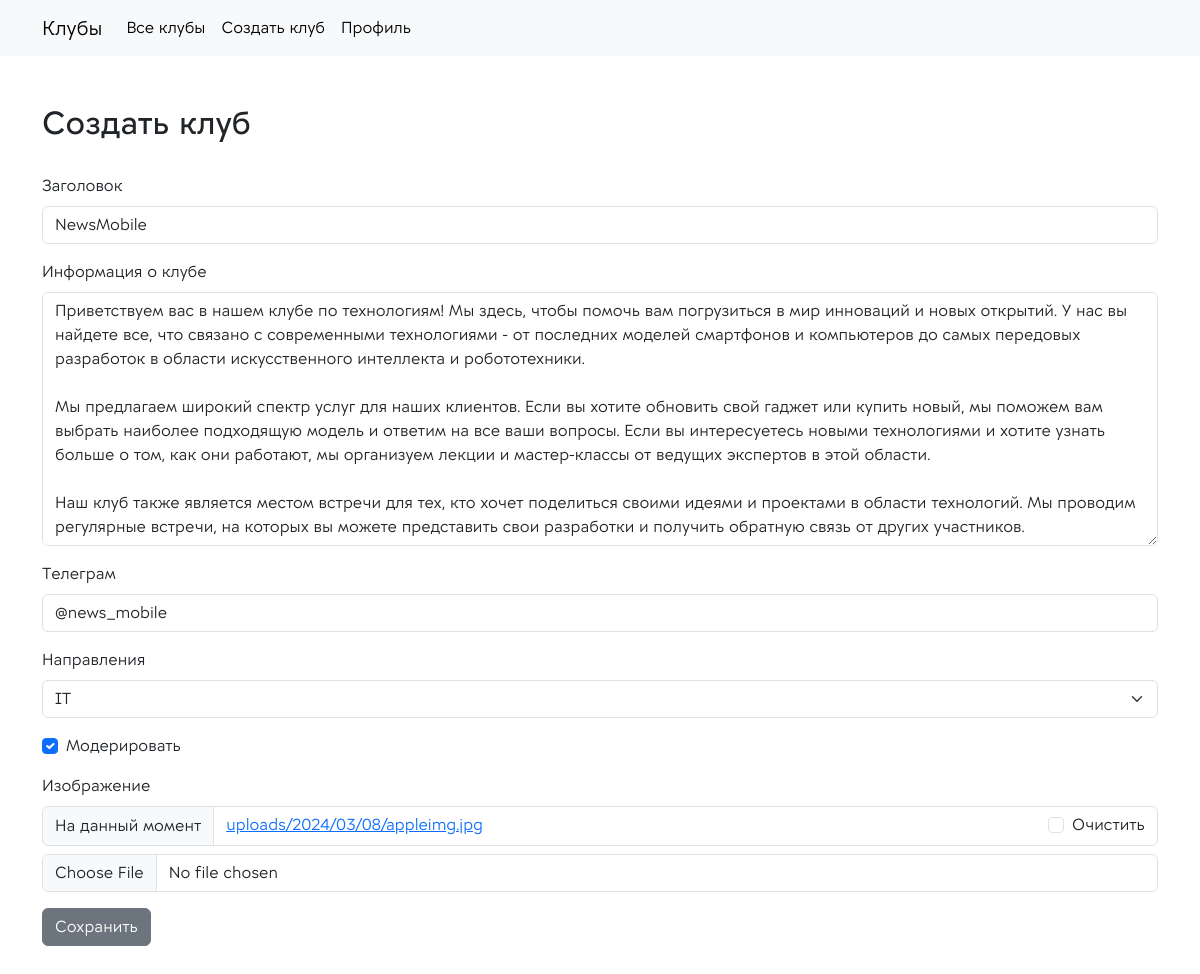
The app's page /newsmobile/edit-club/ (signed in), older data.
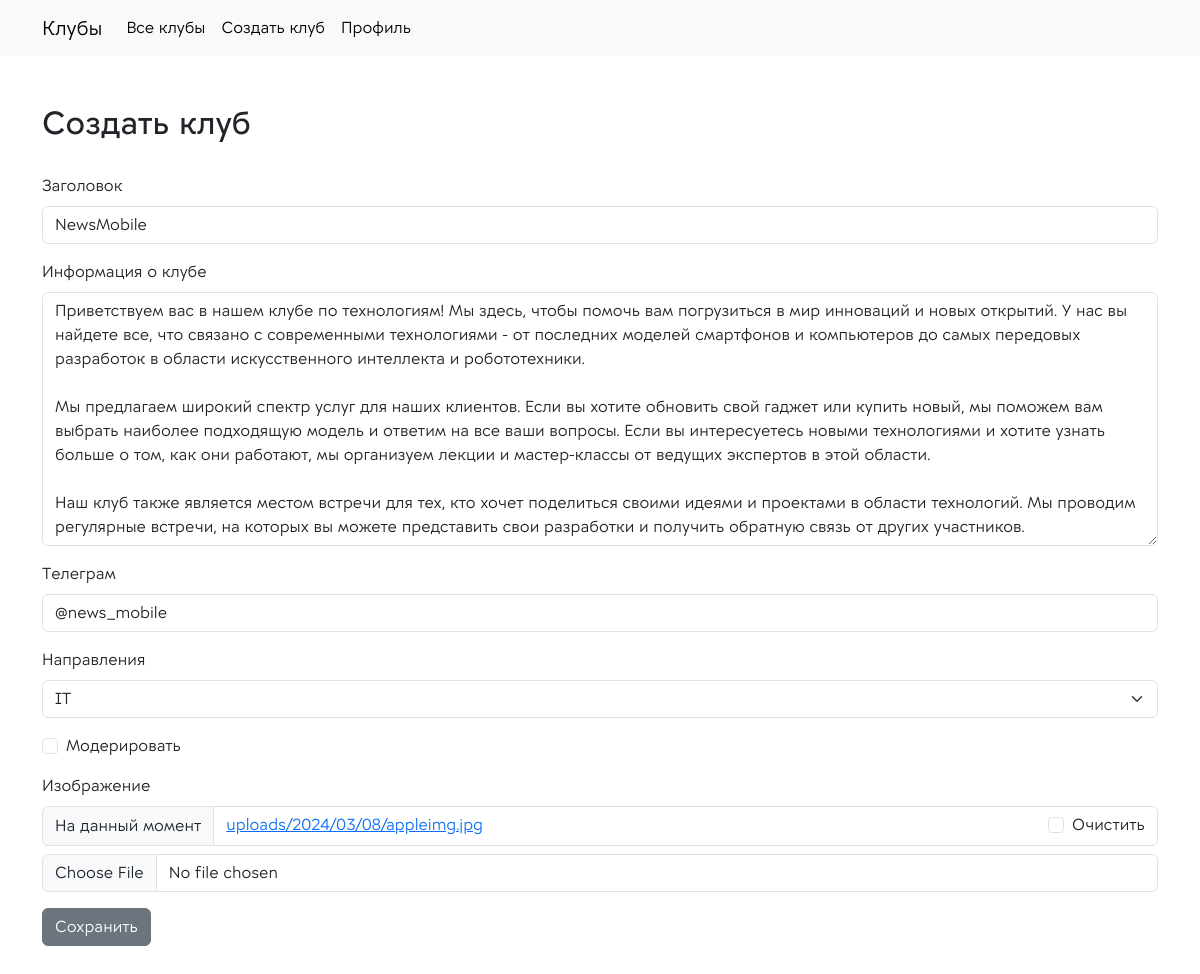
The same page, newer data.
### app_clubs/models.py (models this page shows, shortened)
class BaseModel(models.Model):
    format_choices = [
        ("Онлайн", "Онлайн"),
        ("Офлайн", "Офлайн"),
    ]
    title = models.CharField(max_length=128, verbose_name='Заголовок')
    slug = models.SlugField(max_length=128, db_index=True, null=False, blank=True, unique=True)
    club = models.ForeignKey("Club", on_delete=models.SET_NULL, null=True, blank=True)
    class Meta:
        abstract = True

class Club(BaseModel):
    club = None
    admins = models.ManyToManyField(get_user_model(), related_name='clubsadmins')
    not_approved = models.ManyToManyField(get_user_model(), related_name='notapproved', null=True, blank=True)
    description = models.TextField(blank=True, null=True, verbose_name='Информация о клубе')
    moderate = models.BooleanField(default=False, verbose_name='Модерировать')
    image = models.FileField(upload_to='uploads/%Y/%m/%d/', default=None, null=True, blank=True,
                             verbose_name='Изображение')
    tg = models.CharField(max_length=256, null=True, blank=True, verbose_name='Телеграм')
    cat = models.CharField(max_length=64, choices=cats, verbose_name='Направления', null=True)
    class Meta:
        verbose_name_plural = 'Клубы'

### app_clubs/views.py (the view, shortened to what this page needs)
# urls.py: path('<slug:club_slug>/edit-club/', views.UpdateClubProfile.as_view(), name='edit_club_profile'),
class UpdateClubProfile(RequiredClubMember, UpdateView):
    model = Club
    form_class = ClubForm
    template_name = 'app_clubs/create_club.html'
    slug_url_kwarg = 'club_slug'
    for_admin = True

### app_clubs/forms.py
class ClubForm(ModelForm):
    class Meta:
        model = Club
        fields = ('title', 'description', 'tg', 'cat', 'moderate', 'image')

### app_clubs/context_processors.py (called while the page is built)
def context_navbar(request, navbar=navbar):
    if request.user.is_authenticated:
        navbar = navbar[0:-2]
        navbar.append({'selected': 'profile_user', 'name': 'Профиль', 'url': reverse_lazy('app_clubs:profile_user')})
    else:
        navbar = navbar[-2:]
    return {'logo': 'Клубы', 'main_page_url': reverse_lazy('app_clubs:home_page'), 'menu_navbar': navbar}

### app_clubs/templates/app_clubs/create_club.html (shortened to what this page needs)
{% extends 'app_clubs/base/base.html' %}
{% load crispy_forms_filters %}
{% load crispy_forms_tags %}
{% block content %}
    <br><br>
<div class="container">
    <h2>Создать клуб</h2><br>
    <form method="POST" enctype="multipart/form-data">
        {{ form|crispy }}
        <button type="submit" class="btn btn-secondary">Сохранить</button>
    </form>
</div>
    <br><br><br>
{% endblock %}

Row changes from the older to the newer data that the page shows:
changed Club "NewsMobile": moderate "☑" → "☐"
